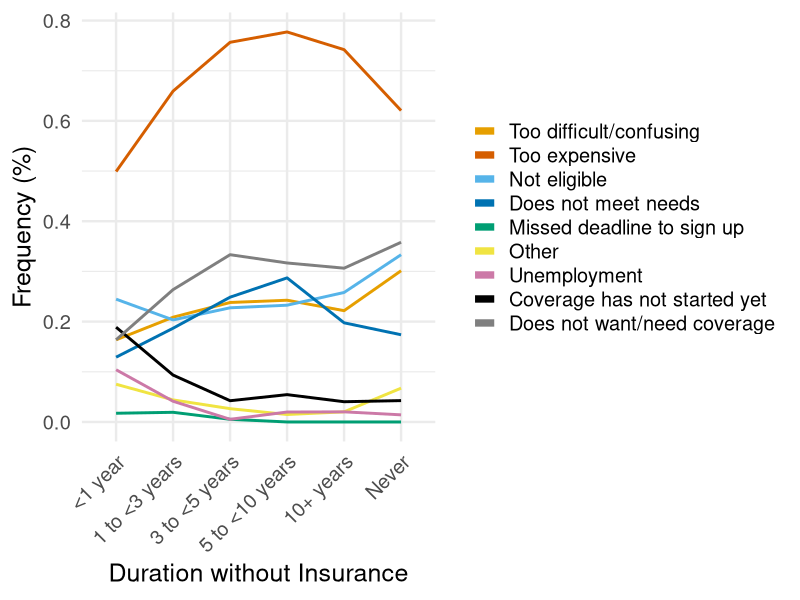

The R script that drew this image:
################################################
# Generate line graph of duration without insurance by reason
# Author: Julia Muller
# Date: 27 February 2024
# Last modified: February 2024
################################################

# Load libraries
suppressPackageStartupMessages(library(tidyverse))

# Import data
data <- read_csv('data/no_insurance_filtered.csv', show_col_types = F)

# Calculate frequencies of reasons for no insurance by duration, then pivot longer
data_sum <- data %>%
  group_by(HILAST.f) %>%
  summarize(
    HINOUNEMPR.f = sum(HINOUNEMPR.f == 'Yes')/n(),
    HINOCOSTR.f = sum(HINOCOSTR.f == 'Yes')/n(),
    HINOTHER.f = sum(HINOTHER.f == 'Yes')/n(),
    HINOWANT.f = sum(HINOWANT.f == 'Yes')/n(),
    HINOCONF.f = sum(HINOCONF.f == 'Yes')/n(),
    HINOMEET.f = sum(HINOMEET.f == 'Yes')/n(),
    HINOWAIT.f = sum(HINOWAIT.f == 'Yes')/n(),
    HINOMISS.f = sum(HINOMISS.f == 'Yes')/n(),
    HINOELIG.f = sum(HINOELIG.f == 'Yes')/n()) %>%
  pivot_longer(
    cols = c('HINOUNEMPR.f', 'HINOCOSTR.f', 'HINOCONF.f', 'HINOWANT.f', 'HINOWANT.f', 'HINOTHER.f', 'HINOMEET.f', 'HINOWAIT.f', 'HINOMISS.f', 'HINOELIG.f'),
    names_to = 'reason',
    values_to = 'value') %>%
  ungroup()

# Factor duration without insurance for correct ordering
data_sum <- data_sum %>%
  # mutate(HILAST.f = factor(HILAST.f, levels = c(
  #   '<1 year', '1 to <2 years', '2 to <3 years', '3 to <5 years', '5 to <10 years', '10+ years', 'Never')))
  mutate(HILAST.f = factor(HILAST.f, levels = c(
    '<1 year', '1 to <3 years', '3 to <5 years', '5 to <10 years', '10+ years', 'Never')))
  
# Generate line graph of duration without insurance by reason
plt <- ggplot(data = data_sum) +
  geom_line(aes(x = HILAST.f, y = value, group = reason, color = reason), linewidth = 1) +
  theme_minimal(base_size = 18) +
  labs(x = 'Duration without Insurance', y = 'Frequency (%)') +
  scale_color_manual(
    name = NULL,
    labels = c('Too difficult/confusing', 'Too expensive', 'Not eligible', 'Does not meet needs', 'Missed deadline to sign up', 'Other', 'Unemployment', 'Coverage has not started yet', 'Does not want/need coverage'), 
    values = c('#E69F00', '#D55E00', '#56B4E9', '#0072B2', '#009E73', '#F0E442', '#CC79A7', '#000000', 'grey50')) +
  theme(axis.text.x = element_text(angle = 45, hjust = 1)) +
  guides(colour = guide_legend(override.aes = list(linewidth = 2.5)))

# Export as PNG
ggsave('figures/duration_no_insurance_by_reason.png', plt, height = 6, width = 12, dpi = 600)
